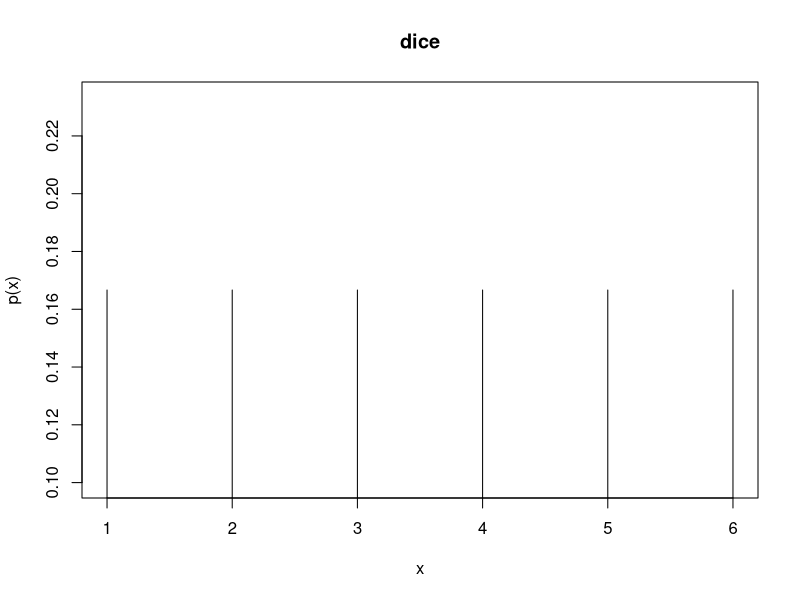
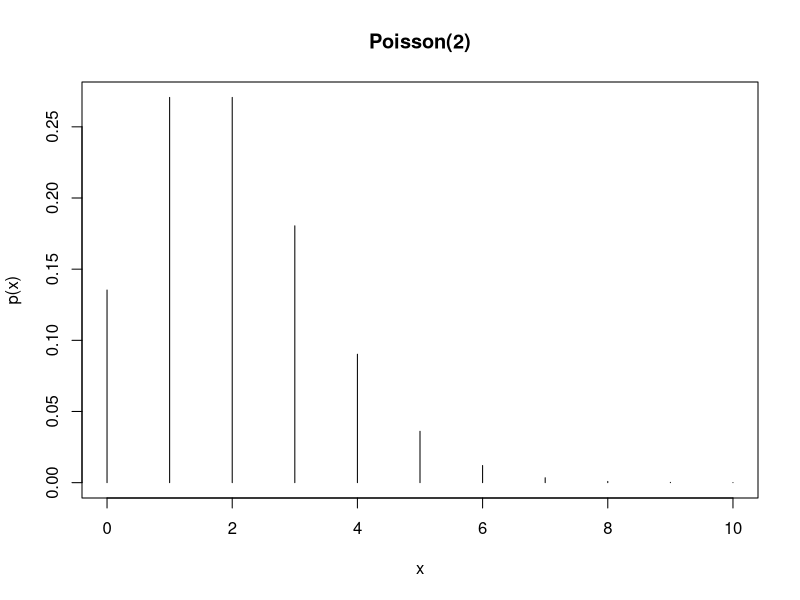
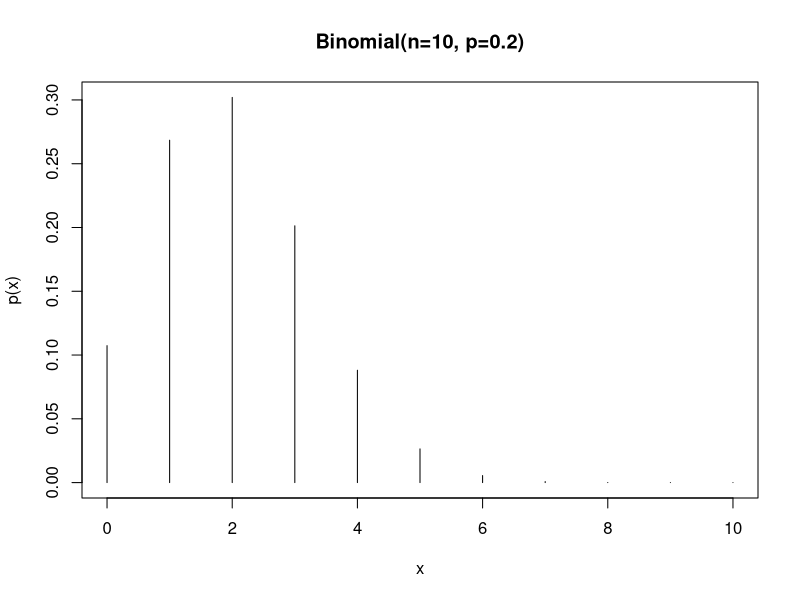
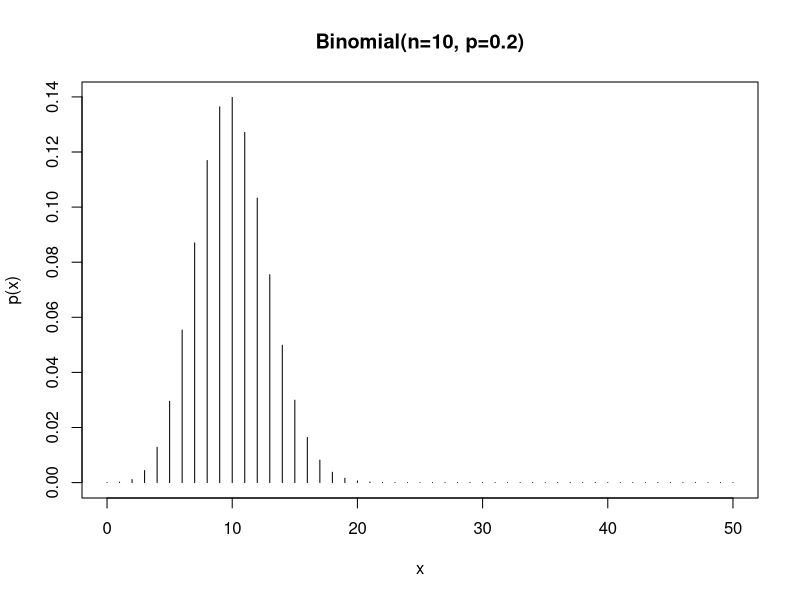
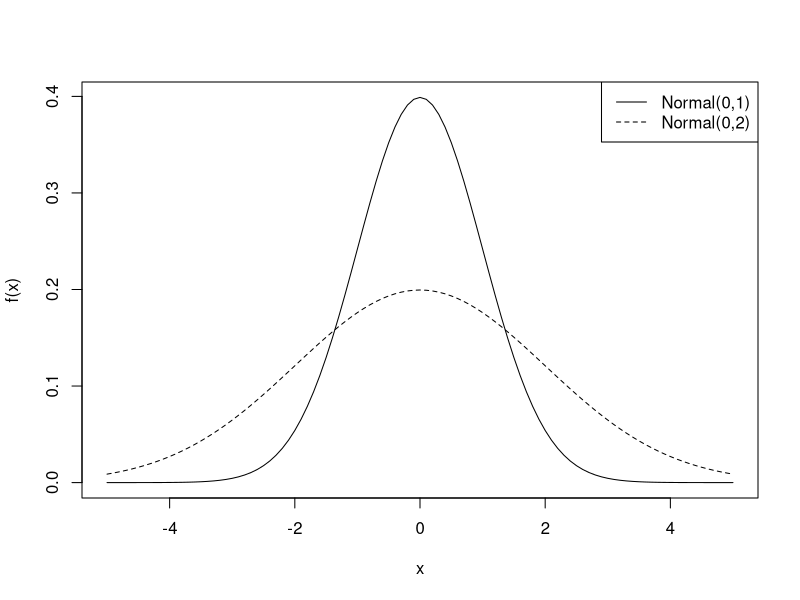
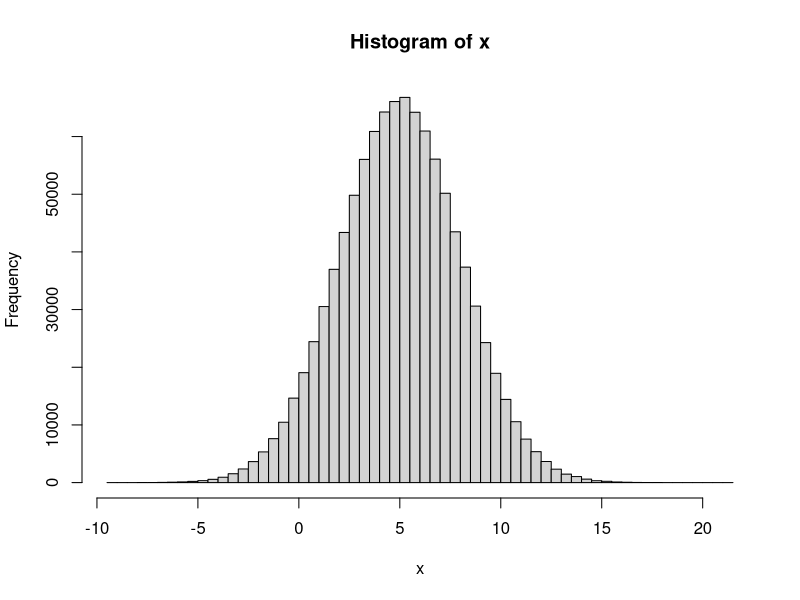
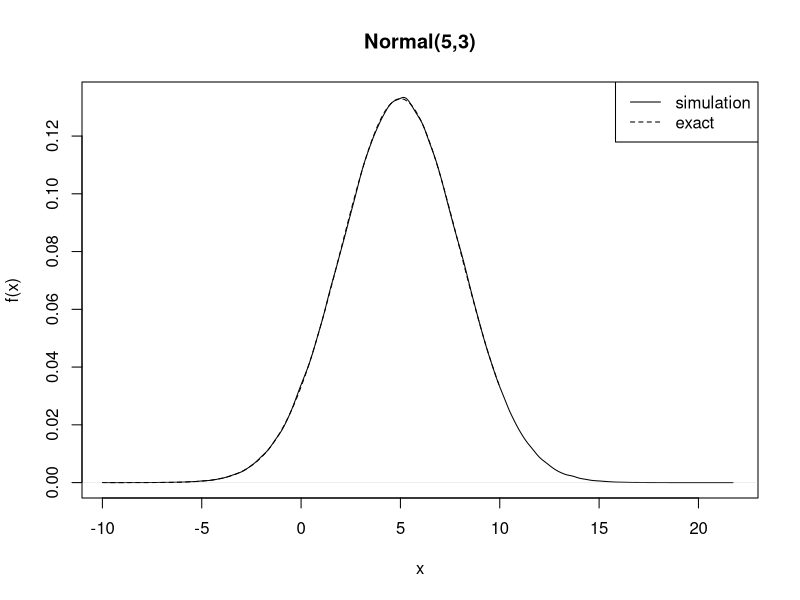
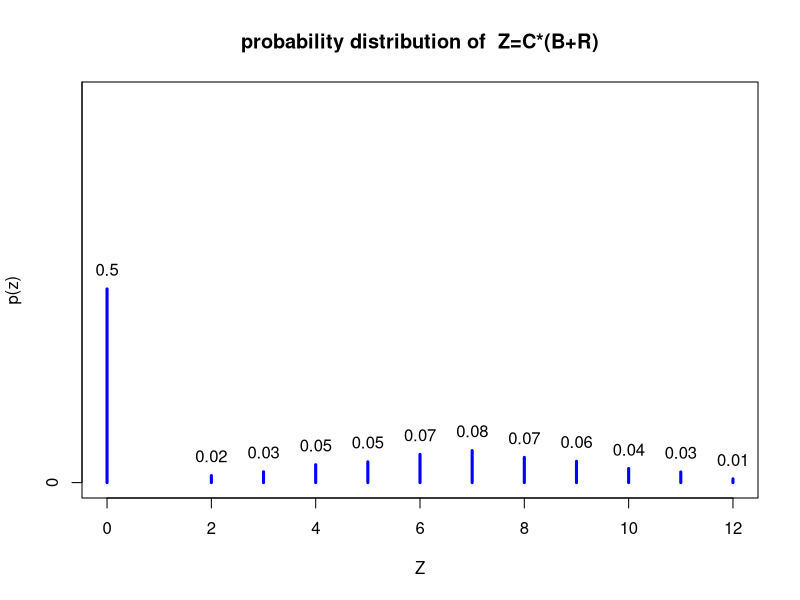

R code for these plots, in order:

# dice
plot(1:6, rep(1/6, 6), ty="h", xlab="x", ylab="p(x)", main="dice")

?distribution

#poisson
plot(0:10, dpois(0:10,2), ty="h", xlab="x", ylab="p(x)", main="Poisson(2)")

#binomial
plot(0:10, dbinom(0:10, 10, 0.2), ty="h", xlab="x", ylab="p(x)", main="Binomial(n=10, p=0.2)")
plot(0:50, dbinom(0:50, 50, 0.2), ty="h", xlab="x", ylab="p(x)", main="Binomial(n=10, p=0.2)")

#Normal
plot(function(x)dnorm(x, 0, 1), xlim=c(-5,5), ylab="f(x)")
plot(function(x)dnorm(x, 0, 2), xlim=c(-5,5), lty=2, ylab="f(x)", add=T)
legend("topright", c("Normal(0,1)","Normal(0,2)"), lty=c(1,2))


# probability x~normal(5,3), P(6<x<9)
# exact
pnorm(9,5,3)-pnorm(6,5,3)
# simulation
N <- 1000000
x <- rnorm(N,5,3)
sum(x>6 & x<9)/N

hist(x, breaks=100)
plot(density(x), xlab="x", ylab="f(x)",main="Normal(5,3)")
plot(function(x)dnorm(x, 5,3), xlim=c(-10,10), lty=2, add=T)
 legend("topright",c("simulation","exact"), lty=c(1,2))





## Exercise 0.2: COIN AND DICES


n.sim <- 100000

C <- sample(0:1, n.sim, rep=T)
B <- sample(1:6, n.sim, rep=T)
R <- sample(1:6,n.sim,rep=T, prob=c(2/9,1/9,2/9,1/9,2/9,1/9))  # equivalent option

round(table(C)/n.sim,2)
round(table(B)/n.sim,2)
round(table(R)/n.sim,2)

Z <- C*(B+R)

round(table(Z)/n.sim,2)


plot(as.numeric(names(table(Z))),table(Z)/n.sim , type = "h", ylab="p(z)", xlab = "Z", col="blue", lwd=3 ,ylim=c(0,1))
 text(as.numeric(names(table(Z))), 0.05 + table(Z)/n.sim, round(table(Z)/n.sim,2))
 title("probability distribution of  Z=C*(B+R)")

round(sum(Z>1)/n.sim,3)


